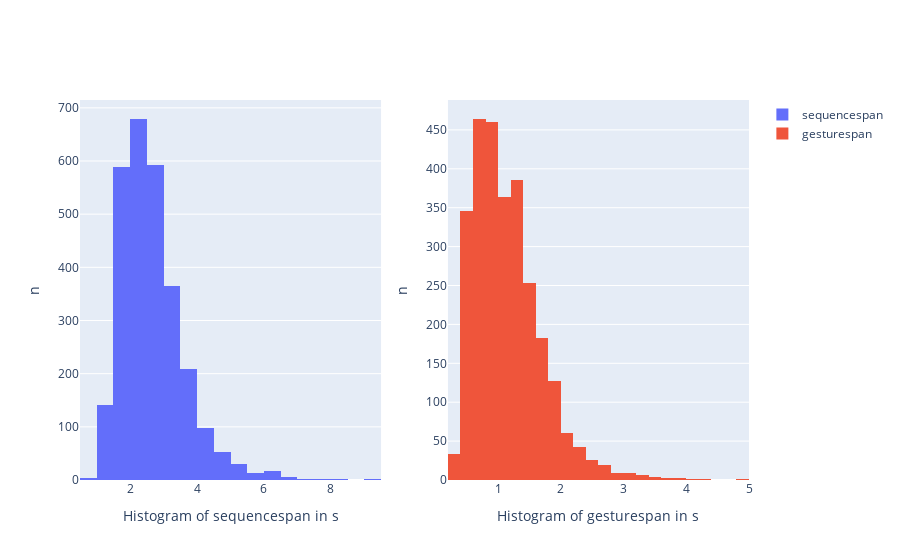

The cell this chart's notebook holds for it:
### Code cell
import plotly.graph_objects as go
from plotly.subplots import make_subplots

# Create a subplot
fig = make_subplots(rows=1, cols=2)

# Create a histogram for 'sequencespan'
fig.add_trace(
    go.Histogram(x=sequenceinfos['sequencespan'], nbinsx=30, name='sequencespan'),
    row=1, col=1
)

# Create a histogram for 'gesturespan'
fig.add_trace(
    go.Histogram(x=sequenceinfos['gesturespan'], nbinsx=30, name='gesturespan'),
    row=1, col=2
)
full_fig = fig.full_figure_for_development(warn = False)


# Set titles for subplots
fig.update_xaxes(title_text="Histogram of sequencespan in s", row=1, col=1)
fig.update_xaxes(title_text="Histogram of gesturespan in s", 
                row=1, 
                col=2,
                # scaleanchor="x",
                # range = full_fig.layout.xaxis.range,
                # scaleratio=1, 
                )
fig.update_yaxes(title_text="n", row=1, col=1)
fig.update_yaxes(title_text="n", row=1, col=2)

# Display the plots
fig.show()
sequenceinfos

### Figure 1 — Plotly figure (JSON) as saved in the notebook; plotly's stock layout.template omitted (floating-point values rounded to 4 significant figures; data arrays with more than 128 entries replaced by an {"elided": "..."} marker saying what was removed)
{"data": [{"name": "sequencespan", "nbinsx": 30, "type": "histogram", "x": {"elided": "2800 float values"}, "xaxis": "x", "yaxis": "y"}, {"name": "gesturespan", "nbinsx": 30, "type": "histogram", "x": {"elided": "2800 float values"}, "xaxis": "x2", "yaxis": "y2"}], "layout": {"xaxis": {"anchor": "y", "domain": [0, 0.45], "title": {"text": "Histogram of sequencespan in s"}}, "xaxis2": {"anchor": "y2", "domain": [0.55, 1], "title": {"text": "Histogram of gesturespan in s"}}, "yaxis": {"anchor": "x", "domain": [0, 1], "title": {"text": "n"}}, "yaxis2": {"anchor": "x2", "domain": [0, 1], "title": {"text": "n"}}}}
